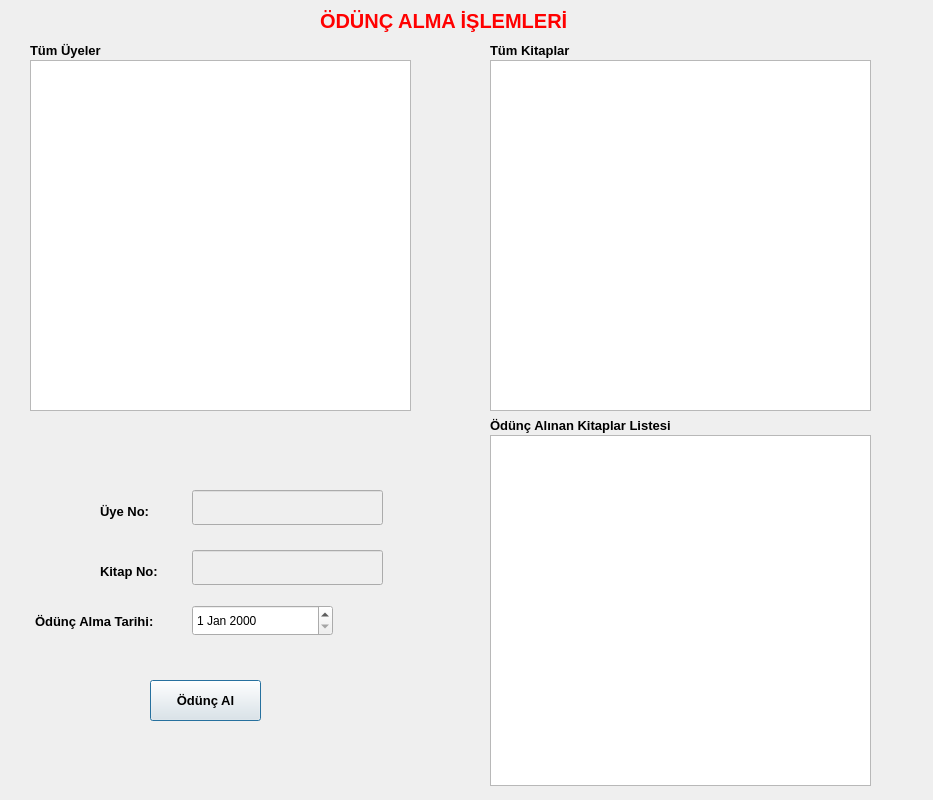
<?xml version="1.0" encoding="UTF-8"?>
<ui version="4.0">
 <class>OduncAlmaIslemleri</class>
 <widget class="QDialog" name="OduncAlmaIslemleri">
  <property name="geometry">
   <rect>
    <x>0</x>
    <y>0</y>
    <width>933</width>
    <height>800</height>
   </rect>
  </property>
  <property name="windowTitle">
   <string>Dialog</string>
  </property>
  <widget class="QTableView" name="tableViewTumUyeler">
   <property name="geometry">
    <rect>
     <x>30</x>
     <y>60</y>
     <width>381</width>
     <height>351</height>
    </rect>
   </property>
  </widget>
  <widget class="QLabel" name="label">
   <property name="geometry">
    <rect>
     <x>30</x>
     <y>40</y>
     <width>131</width>
     <height>20</height>
    </rect>
   </property>
   <property name="font">
    <font>
     <pointsize>10</pointsize>
     <bold>true</bold>
    </font>
   </property>
   <property name="text">
    <string>Tüm Üyeler</string>
   </property>
  </widget>
  <widget class="QTableView" name="tableViewTumKitaplar">
   <property name="geometry">
    <rect>
     <x>490</x>
     <y>60</y>
     <width>381</width>
     <height>351</height>
    </rect>
   </property>
  </widget>
  <widget class="QLabel" name="label_2">
   <property name="geometry">
    <rect>
     <x>490</x>
     <y>40</y>
     <width>131</width>
     <height>20</height>
    </rect>
   </property>
   <property name="font">
    <font>
     <pointsize>10</pointsize>
     <bold>true</bold>
    </font>
   </property>
   <property name="text">
    <string>Tüm Kitaplar</string>
   </property>
  </widget>
  <widget class="QTableView" name="tableViewTumOdunc">
   <property name="geometry">
    <rect>
     <x>490</x>
     <y>435</y>
     <width>381</width>
     <height>351</height>
    </rect>
   </property>
  </widget>
  <widget class="QLabel" name="label_3">
   <property name="geometry">
    <rect>
     <x>490</x>
     <y>415</y>
     <width>251</width>
     <height>20</height>
    </rect>
   </property>
   <property name="font">
    <font>
     <pointsize>10</pointsize>
     <bold>true</bold>
    </font>
   </property>
   <property name="text">
    <string>Ödünç Alınan Kitaplar Listesi</string>
   </property>
  </widget>
  <widget class="QLabel" name="label_4">
   <property name="geometry">
    <rect>
     <x>320</x>
     <y>0</y>
     <width>301</width>
     <height>41</height>
    </rect>
   </property>
   <property name="palette">
    <palette>
     <active>
      <colorrole role="WindowText">
       <brush brushstyle="SolidPattern">
        <color alpha="255">
         <red>255</red>
         <green>0</green>
         <blue>0</blue>
        </color>
       </brush>
      </colorrole>
     </active>
     <inactive>
      <colorrole role="WindowText">
       <brush brushstyle="SolidPattern">
        <color alpha="255">
         <red>255</red>
         <green>0</green>
         <blue>0</blue>
        </color>
       </brush>
      </colorrole>
     </inactive>
     <disabled/>
    </palette>
   </property>
   <property name="font">
    <font>
     <pointsize>15</pointsize>
     <bold>true</bold>
    </font>
   </property>
   <property name="text">
    <string>ÖDÜNÇ ALMA İŞLEMLERİ</string>
   </property>
  </widget>
  <widget class="QLineEdit" name="uyeNo">
   <property name="enabled">
    <bool>false</bool>
   </property>
   <property name="geometry">
    <rect>
     <x>192</x>
     <y>490</y>
     <width>191</width>
     <height>35</height>
    </rect>
   </property>
  </widget>
  <widget class="QLabel" name="label_5">
   <property name="geometry">
    <rect>
     <x>100</x>
     <y>500</y>
     <width>71</width>
     <height>22</height>
    </rect>
   </property>
   <property name="font">
    <font>
     <pointsize>10</pointsize>
     <bold>true</bold>
    </font>
   </property>
   <property name="text">
    <string>Üye No:</string>
   </property>
  </widget>
  <widget class="QLineEdit" name="kitapNo">
   <property name="enabled">
    <bool>false</bool>
   </property>
   <property name="geometry">
    <rect>
     <x>192</x>
     <y>550</y>
     <width>191</width>
     <height>35</height>
    </rect>
   </property>
  </widget>
  <widget class="QLabel" name="label_6">
   <property name="geometry">
    <rect>
     <x>100</x>
     <y>560</y>
     <width>81</width>
     <height>22</height>
    </rect>
   </property>
   <property name="font">
    <font>
     <pointsize>10</pointsize>
     <bold>true</bold>
    </font>
   </property>
   <property name="text">
    <string>Kitap No:</string>
   </property>
  </widget>
  <widget class="QLabel" name="label_7">
   <property name="geometry">
    <rect>
     <x>35</x>
     <y>610</y>
     <width>171</width>
     <height>22</height>
    </rect>
   </property>
   <property name="font">
    <font>
     <pointsize>10</pointsize>
     <bold>true</bold>
    </font>
   </property>
   <property name="text">
    <string>Ödünç Alma Tarihi:</string>
   </property>
  </widget>
  <widget class="QDateEdit" name="dateEdit">
   <property name="geometry">
    <rect>
     <x>192</x>
     <y>605</y>
     <width>141</width>
     <height>31</height>
    </rect>
   </property>
  </widget>
  <widget class="QPushButton" name="pushButton">
   <property name="geometry">
    <rect>
     <x>150</x>
     <y>680</y>
     <width>111</width>
     <height>41</height>
    </rect>
   </property>
   <property name="font">
    <font>
     <pointsize>10</pointsize>
     <bold>true</bold>
    </font>
   </property>
   <property name="text">
    <string>Ödünç Al</string>
   </property>
  </widget>
 </widget>
 <resources/>
 <connections/>
</ui>
